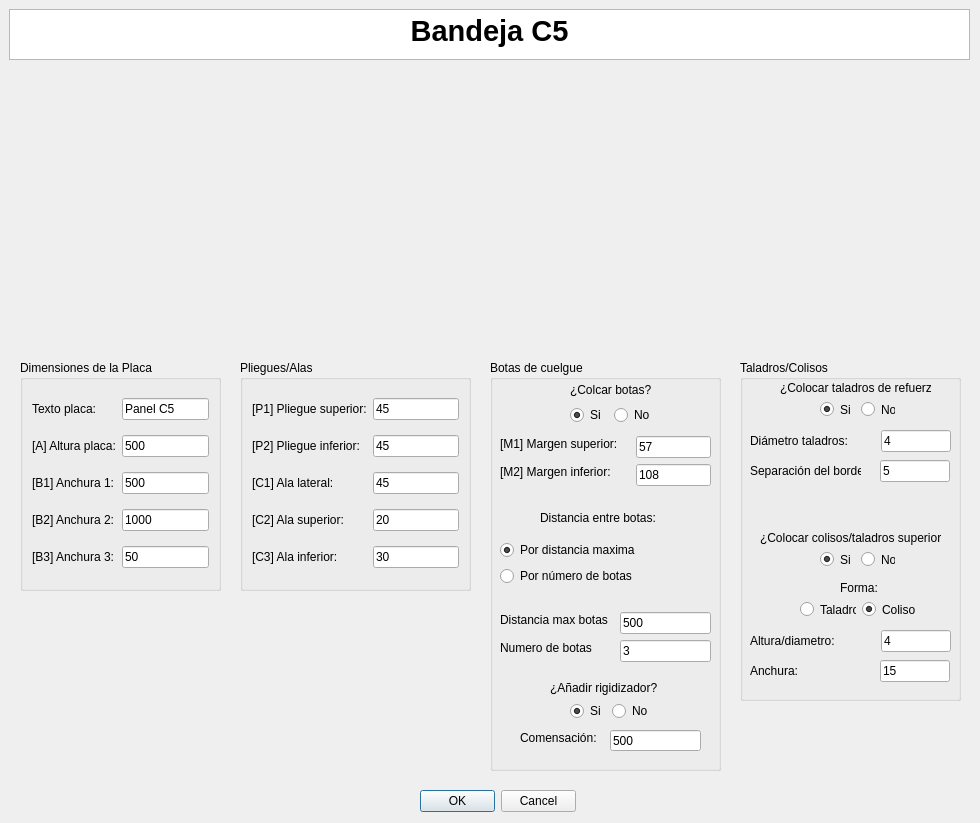
<?xml version="1.0" encoding="UTF-8"?>
<ui version="4.0">
 <class>MyPositionDialog</class>
 <widget class="QDialog" name="MyPositionDialog">
  <property name="geometry">
   <rect>
    <x>0</x>
    <y>0</y>
    <width>980</width>
    <height>823</height>
   </rect>
  </property>
  <property name="windowTitle">
   <string>Enter Position</string>
  </property>
  <property name="whatsThis">
   <string>&lt;html&gt;&lt;head/&gt;&lt;body&gt;&lt;p&gt;Esta ventana de KSDpanel te permite introducir todas las medidas correspondientes del panel seleccionado.&lt;/p&gt;&lt;p&gt;Recuerda que todas las medidas deben de ir en milimetros (mm).&lt;/p&gt;&lt;/body&gt;&lt;/html&gt;</string>
  </property>
  <widget class="QDialogButtonBox" name="buttonBox">
   <property name="geometry">
    <rect>
     <x>420</x>
     <y>790</y>
     <width>156</width>
     <height>23</height>
    </rect>
   </property>
   <property name="orientation">
    <enum>Qt::Horizontal</enum>
   </property>
   <property name="standardButtons">
    <set>QDialogButtonBox::Cancel|QDialogButtonBox::Ok</set>
   </property>
  </widget>
  <widget class="QTextBrowser" name="textBrowser">
   <property name="geometry">
    <rect>
     <x>9</x>
     <y>9</y>
     <width>961</width>
     <height>51</height>
    </rect>
   </property>
   <property name="html">
    <string>&lt;!DOCTYPE HTML PUBLIC &quot;-//W3C//DTD HTML 4.0//EN&quot; &quot;http://www.w3.org/TR/REC-html40/strict.dtd&quot;&gt;
&lt;html&gt;&lt;head&gt;&lt;meta name=&quot;qrichtext&quot; content=&quot;1&quot; /&gt;&lt;style type=&quot;text/css&quot;&gt;
p, li { white-space: pre-wrap; }
&lt;/style&gt;&lt;/head&gt;&lt;body style=&quot; font-family:'MS Shell Dlg 2'; font-size:8.25pt; font-weight:400; font-style:normal;&quot;&gt;
&lt;p align=&quot;center&quot; style=&quot; margin-top:0px; margin-bottom:0px; margin-left:0px; margin-right:0px; -qt-block-indent:0; text-indent:0px;&quot;&gt;&lt;span style=&quot; font-size:22pt; font-weight:600;&quot;&gt;Bandeja C5&lt;/span&gt;&lt;/p&gt;&lt;/body&gt;&lt;/html&gt;</string>
   </property>
  </widget>
  <widget class="QGroupBox" name="groupBox">
   <property name="geometry">
    <rect>
     <x>490</x>
     <y>360</y>
     <width>231</width>
     <height>411</height>
    </rect>
   </property>
   <property name="styleSheet">
    <string notr="true">font: 10pt &quot;MS Shell Dlg 2&quot;;</string>
   </property>
   <property name="title">
    <string>Botas de cuelgue</string>
   </property>
   <widget class="QLineEdit" name="numeroBotasUI">
    <property name="geometry">
     <rect>
      <x>130</x>
      <y>280</y>
      <width>91</width>
      <height>22</height>
     </rect>
    </property>
    <property name="text">
     <string>3</string>
    </property>
   </widget>
   <widget class="QLineEdit" name="distanciaEntreBotasUI">
    <property name="geometry">
     <rect>
      <x>130</x>
      <y>252</y>
      <width>91</width>
      <height>22</height>
     </rect>
    </property>
    <property name="text">
     <string>500</string>
    </property>
   </widget>
   <widget class="QLabel" name="label_7">
    <property name="geometry">
     <rect>
      <x>10</x>
      <y>280</y>
      <width>98</width>
      <height>16</height>
     </rect>
    </property>
    <property name="text">
     <string>Numero de botas</string>
    </property>
   </widget>
   <widget class="QLabel" name="label_6">
    <property name="geometry">
     <rect>
      <x>10</x>
      <y>252</y>
      <width>114</width>
      <height>16</height>
     </rect>
    </property>
    <property name="text">
     <string>Distancia max botas</string>
    </property>
   </widget>
   <widget class="QLabel" name="label_3">
    <property name="geometry">
     <rect>
      <x>10</x>
      <y>76</y>
      <width>130</width>
      <height>16</height>
     </rect>
    </property>
    <property name="text">
     <string>[M1] Margen superior:</string>
    </property>
   </widget>
   <widget class="QLabel" name="label_5">
    <property name="geometry">
     <rect>
      <x>10</x>
      <y>104</y>
      <width>124</width>
      <height>16</height>
     </rect>
    </property>
    <property name="text">
     <string>[M2] Margen inferior:</string>
    </property>
   </widget>
   <widget class="QLineEdit" name="margenAUI">
    <property name="geometry">
     <rect>
      <x>146</x>
      <y>76</y>
      <width>75</width>
      <height>22</height>
     </rect>
    </property>
    <property name="text">
     <string>57</string>
    </property>
   </widget>
   <widget class="QLineEdit" name="margenBUI">
    <property name="geometry">
     <rect>
      <x>146</x>
      <y>104</y>
      <width>75</width>
      <height>22</height>
     </rect>
    </property>
    <property name="text">
     <string>108</string>
    </property>
   </widget>
   <widget class="QLabel" name="label_10">
    <property name="geometry">
     <rect>
      <x>50</x>
      <y>150</y>
      <width>125</width>
      <height>16</height>
     </rect>
    </property>
    <property name="text">
     <string>Distancia entre botas:</string>
    </property>
   </widget>
   <widget class="QWidget" name="layoutWidget">
    <property name="geometry">
     <rect>
      <x>80</x>
      <y>21</y>
      <width>85</width>
      <height>44</height>
     </rect>
    </property>
    <layout class="QGridLayout" name="gridLayout">
     <item row="0" column="0" colspan="2">
      <widget class="QLabel" name="label_2">
       <property name="mouseTracking">
        <bool>false</bool>
       </property>
       <property name="text">
        <string>¿Colcar botas?</string>
       </property>
       <property name="buddy">
        <cstring>label_2</cstring>
       </property>
      </widget>
     </item>
     <item row="1" column="0">
      <widget class="QRadioButton" name="crearBotasUI">
       <property name="text">
        <string>Si</string>
       </property>
       <property name="checked">
        <bool>true</bool>
       </property>
      </widget>
     </item>
     <item row="1" column="1">
      <widget class="QRadioButton" name="noCrearBotasUI">
       <property name="text">
        <string>No</string>
       </property>
      </widget>
     </item>
    </layout>
   </widget>
   <widget class="QWidget" name="layoutWidget">
    <property name="geometry">
     <rect>
      <x>10</x>
      <y>180</y>
      <width>147</width>
      <height>48</height>
     </rect>
    </property>
    <layout class="QVBoxLayout" name="verticalLayout">
     <item>
      <widget class="QRadioButton" name="parametroBotasUI_3">
       <property name="text">
        <string>Por distancia maxima</string>
       </property>
       <property name="checked">
        <bool>true</bool>
       </property>
      </widget>
     </item>
     <item>
      <widget class="QRadioButton" name="parametroBotasUI">
       <property name="text">
        <string>Por número de botas</string>
       </property>
      </widget>
     </item>
    </layout>
   </widget>
   <widget class="QLabel" name="label_23">
    <property name="geometry">
     <rect>
      <x>60</x>
      <y>320</y>
      <width>121</width>
      <height>16</height>
     </rect>
    </property>
    <property name="text">
     <string>¿Añadir rigidizador?</string>
    </property>
   </widget>
   <widget class="QWidget" name="layoutWidget_2">
    <property name="geometry">
     <rect>
      <x>80</x>
      <y>340</y>
      <width>80</width>
      <height>22</height>
     </rect>
    </property>
    <layout class="QHBoxLayout" name="horizontalLayout_4">
     <item>
      <widget class="QRadioButton" name="crearRigidizadorUI">
       <property name="text">
        <string>Si</string>
       </property>
       <property name="checked">
        <bool>true</bool>
       </property>
      </widget>
     </item>
     <item>
      <widget class="QRadioButton" name="noCrearRigidizadorUI">
       <property name="text">
        <string>No</string>
       </property>
      </widget>
     </item>
    </layout>
   </widget>
   <widget class="QLineEdit" name="compensacionGrosorCompositeUI">
    <property name="geometry">
     <rect>
      <x>120</x>
      <y>370</y>
      <width>91</width>
      <height>21</height>
     </rect>
    </property>
    <property name="text">
     <string>500</string>
    </property>
   </widget>
   <widget class="QLabel" name="label_24">
    <property name="geometry">
     <rect>
      <x>30</x>
      <y>370</y>
      <width>91</width>
      <height>16</height>
     </rect>
    </property>
    <property name="text">
     <string>Comensación:</string>
    </property>
   </widget>
  </widget>
  <widget class="QGroupBox" name="groupBox_2">
   <property name="geometry">
    <rect>
     <x>240</x>
     <y>360</y>
     <width>231</width>
     <height>231</height>
    </rect>
   </property>
   <property name="styleSheet">
    <string notr="true">font: 10pt &quot;MS Shell Dlg 2&quot;;</string>
   </property>
   <property name="title">
    <string>Pliegues/Alas</string>
   </property>
   <layout class="QGridLayout" name="gridLayout_2">
    <item row="5" column="0">
     <widget class="QLabel" name="label_12">
      <property name="text">
       <string>[C3] Ala inferior:</string>
      </property>
     </widget>
    </item>
    <item row="1" column="0">
     <widget class="QLabel" name="label_14">
      <property name="text">
       <string>[P2] Pliegue inferior:</string>
      </property>
     </widget>
    </item>
    <item row="0" column="0">
     <widget class="QLabel" name="label_13">
      <property name="text">
       <string>[P1] Pliegue superior:</string>
      </property>
     </widget>
    </item>
    <item row="3" column="1">
     <widget class="QLineEdit" name="alaIzquierdaUI">
      <property name="text">
       <string>45</string>
      </property>
     </widget>
    </item>
    <item row="4" column="1">
     <widget class="QLineEdit" name="alaSuperiorUI">
      <property name="text">
       <string>20</string>
      </property>
     </widget>
    </item>
    <item row="3" column="0">
     <widget class="QLabel" name="label_9">
      <property name="text">
       <string>[C1] Ala lateral:</string>
      </property>
     </widget>
    </item>
    <item row="0" column="1">
     <widget class="QLineEdit" name="pliegueSuperiorUI">
      <property name="text">
       <string>45</string>
      </property>
     </widget>
    </item>
    <item row="4" column="0">
     <widget class="QLabel" name="label_11">
      <property name="text">
       <string>[C2] Ala superior:</string>
      </property>
     </widget>
    </item>
    <item row="5" column="1">
     <widget class="QLineEdit" name="alaInferiorUI">
      <property name="text">
       <string>30</string>
      </property>
     </widget>
    </item>
    <item row="1" column="1">
     <widget class="QLineEdit" name="pliegueInferiorUI">
      <property name="text">
       <string>45</string>
      </property>
     </widget>
    </item>
   </layout>
  </widget>
  <widget class="QLabel" name="imagenPanelUI">
   <property name="geometry">
    <rect>
     <x>240</x>
     <y>70</y>
     <width>481</width>
     <height>281</height>
    </rect>
   </property>
   <property name="text">
    <string/>
   </property>
   <property name="pixmap">
    <pixmap>../imagenes/REF_CH5cotas.jpg</pixmap>
   </property>
   <property name="scaledContents">
    <bool>true</bool>
   </property>
   <property name="wordWrap">
    <bool>false</bool>
   </property>
   <property name="margin">
    <number>0</number>
   </property>
   <property name="openExternalLinks">
    <bool>false</bool>
   </property>
  </widget>
  <widget class="QGroupBox" name="groupBox_3">
   <property name="geometry">
    <rect>
     <x>20</x>
     <y>360</y>
     <width>201</width>
     <height>231</height>
    </rect>
   </property>
   <property name="styleSheet">
    <string notr="true">font: 10pt &quot;MS Shell Dlg 2&quot;;</string>
   </property>
   <property name="title">
    <string>Dimensiones de la Placa</string>
   </property>
   <layout class="QGridLayout" name="gridLayout_3">
    <item row="0" column="1">
     <widget class="QLineEdit" name="textoDescriptivoA0UI">
      <property name="text">
       <string>Panel C5</string>
      </property>
     </widget>
    </item>
    <item row="0" column="0">
     <widget class="QLabel" name="label">
      <property name="text">
       <string>Texto placa:</string>
      </property>
     </widget>
    </item>
    <item row="1" column="0">
     <widget class="QLabel" name="label_8">
      <property name="text">
       <string>[A] Altura placa:</string>
      </property>
     </widget>
    </item>
    <item row="2" column="0">
     <widget class="QLabel" name="label_4">
      <property name="text">
       <string>[B1] Anchura 1:</string>
      </property>
     </widget>
    </item>
    <item row="3" column="1">
     <widget class="QLineEdit" name="anchura2UI">
      <property name="text">
       <string>1000</string>
      </property>
     </widget>
    </item>
    <item row="1" column="1">
     <widget class="QLineEdit" name="alturaPlacaUI">
      <property name="text">
       <string>500</string>
      </property>
     </widget>
    </item>
    <item row="2" column="1">
     <widget class="QLineEdit" name="anchura1UI">
      <property name="text">
       <string>500</string>
      </property>
     </widget>
    </item>
    <item row="3" column="0">
     <widget class="QLabel" name="label_22">
      <property name="text">
       <string>[B2] Anchura 2:</string>
      </property>
     </widget>
    </item>
    <item row="4" column="0">
     <widget class="QLabel" name="label_26">
      <property name="text">
       <string>[B3] Anchura 3:</string>
      </property>
     </widget>
    </item>
    <item row="4" column="1">
     <widget class="QLineEdit" name="anchura3UI">
      <property name="text">
       <string>50</string>
      </property>
     </widget>
    </item>
   </layout>
  </widget>
  <widget class="QGroupBox" name="groupBox_4">
   <property name="geometry">
    <rect>
     <x>740</x>
     <y>360</y>
     <width>221</width>
     <height>341</height>
    </rect>
   </property>
   <property name="title">
    <string>Taladros/Colisos</string>
   </property>
   <widget class="QLabel" name="label_15">
    <property name="geometry">
     <rect>
      <x>40</x>
      <y>20</y>
      <width>151</width>
      <height>16</height>
     </rect>
    </property>
    <property name="text">
     <string>¿Colocar taladros de refuerzo?</string>
    </property>
   </widget>
   <widget class="QLabel" name="label_16">
    <property name="geometry">
     <rect>
      <x>10</x>
      <y>70</y>
      <width>125</width>
      <height>22</height>
     </rect>
    </property>
    <property name="text">
     <string>Diámetro taladros:</string>
    </property>
   </widget>
   <widget class="QLineEdit" name="diametroTaladrosUI">
    <property name="geometry">
     <rect>
      <x>141</x>
      <y>70</y>
      <width>70</width>
      <height>22</height>
     </rect>
    </property>
    <property name="text">
     <string>4</string>
    </property>
   </widget>
   <widget class="QLineEdit" name="distanciaBordeUI">
    <property name="geometry">
     <rect>
      <x>140</x>
      <y>100</y>
      <width>70</width>
      <height>22</height>
     </rect>
    </property>
    <property name="text">
     <string>5</string>
    </property>
   </widget>
   <widget class="QLabel" name="label_17">
    <property name="geometry">
     <rect>
      <x>10</x>
      <y>100</y>
      <width>111</width>
      <height>21</height>
     </rect>
    </property>
    <property name="text">
     <string>Separación del borde:</string>
    </property>
   </widget>
   <widget class="QLabel" name="label_18">
    <property name="geometry">
     <rect>
      <x>20</x>
      <y>170</y>
      <width>181</width>
      <height>16</height>
     </rect>
    </property>
    <property name="text">
     <string>¿Colocar colisos/taladros superiores?</string>
    </property>
   </widget>
   <widget class="QLabel" name="label_19">
    <property name="geometry">
     <rect>
      <x>100</x>
      <y>220</y>
      <width>41</width>
      <height>16</height>
     </rect>
    </property>
    <property name="text">
     <string>Forma:</string>
    </property>
   </widget>
   <widget class="QLineEdit" name="anchuraColisoUI">
    <property name="geometry">
     <rect>
      <x>140</x>
      <y>300</y>
      <width>70</width>
      <height>22</height>
     </rect>
    </property>
    <property name="text">
     <string>15</string>
    </property>
   </widget>
   <widget class="QLineEdit" name="alturaColisoUI">
    <property name="geometry">
     <rect>
      <x>141</x>
      <y>270</y>
      <width>70</width>
      <height>22</height>
     </rect>
    </property>
    <property name="text">
     <string>4</string>
    </property>
   </widget>
   <widget class="QLabel" name="label_20">
    <property name="geometry">
     <rect>
      <x>10</x>
      <y>300</y>
      <width>111</width>
      <height>21</height>
     </rect>
    </property>
    <property name="text">
     <string>Anchura:</string>
    </property>
   </widget>
   <widget class="QLabel" name="label_21">
    <property name="geometry">
     <rect>
      <x>10</x>
      <y>270</y>
      <width>125</width>
      <height>22</height>
     </rect>
    </property>
    <property name="text">
     <string>Altura/diametro:</string>
    </property>
   </widget>
   <widget class="QWidget" name="layoutWidget">
    <property name="geometry">
     <rect>
      <x>80</x>
      <y>40</y>
      <width>75</width>
      <height>19</height>
     </rect>
    </property>
    <layout class="QHBoxLayout" name="horizontalLayout">
     <item>
      <widget class="QRadioButton" name="crearTaladrosUI">
       <property name="text">
        <string>Si</string>
       </property>
       <property name="checked">
        <bool>true</bool>
       </property>
      </widget>
     </item>
     <item>
      <widget class="QRadioButton" name="noCrearTaladrosUI">
       <property name="text">
        <string>No</string>
       </property>
      </widget>
     </item>
    </layout>
   </widget>
   <widget class="QWidget" name="layoutWidget">
    <property name="geometry">
     <rect>
      <x>80</x>
      <y>190</y>
      <width>75</width>
      <height>19</height>
     </rect>
    </property>
    <layout class="QHBoxLayout" name="horizontalLayout_2">
     <item>
      <widget class="QRadioButton" name="crearColisoUI">
       <property name="text">
        <string>Si</string>
       </property>
       <property name="checked">
        <bool>true</bool>
       </property>
      </widget>
     </item>
     <item>
      <widget class="QRadioButton" name="noCrearColisoUI">
       <property name="text">
        <string>No</string>
       </property>
      </widget>
     </item>
    </layout>
   </widget>
   <widget class="QWidget" name="layoutWidget">
    <property name="geometry">
     <rect>
      <x>60</x>
      <y>240</y>
      <width>118</width>
      <height>19</height>
     </rect>
    </property>
    <layout class="QHBoxLayout" name="horizontalLayout_3">
     <item>
      <widget class="QRadioButton" name="taladroColisoUI">
       <property name="text">
        <string>Taladro</string>
       </property>
      </widget>
     </item>
     <item>
      <widget class="QRadioButton" name="colisoColisoUI">
       <property name="text">
        <string>Coliso</string>
       </property>
       <property name="checked">
        <bool>true</bool>
       </property>
      </widget>
     </item>
    </layout>
   </widget>
  </widget>
  <zorder>groupBox_2</zorder>
  <zorder>groupBox</zorder>
  <zorder>buttonBox</zorder>
  <zorder>textBrowser</zorder>
  <zorder>imagenPanelUI</zorder>
  <zorder>groupBox_3</zorder>
  <zorder>groupBox_4</zorder>
 </widget>
 <resources/>
 <connections>
  <connection>
   <sender>buttonBox</sender>
   <signal>accepted()</signal>
   <receiver>MyPositionDialog</receiver>
   <slot>accept()</slot>
   <hints>
    <hint type="sourcelabel">
     <x>248</x>
     <y>254</y>
    </hint>
    <hint type="destinationlabel">
     <x>157</x>
     <y>274</y>
    </hint>
   </hints>
  </connection>
  <connection>
   <sender>buttonBox</sender>
   <signal>rejected()</signal>
   <receiver>MyPositionDialog</receiver>
   <slot>reject()</slot>
   <hints>
    <hint type="sourcelabel">
     <x>316</x>
     <y>260</y>
    </hint>
    <hint type="destinationlabel">
     <x>286</x>
     <y>274</y>
    </hint>
   </hints>
  </connection>
 </connections>
</ui>
